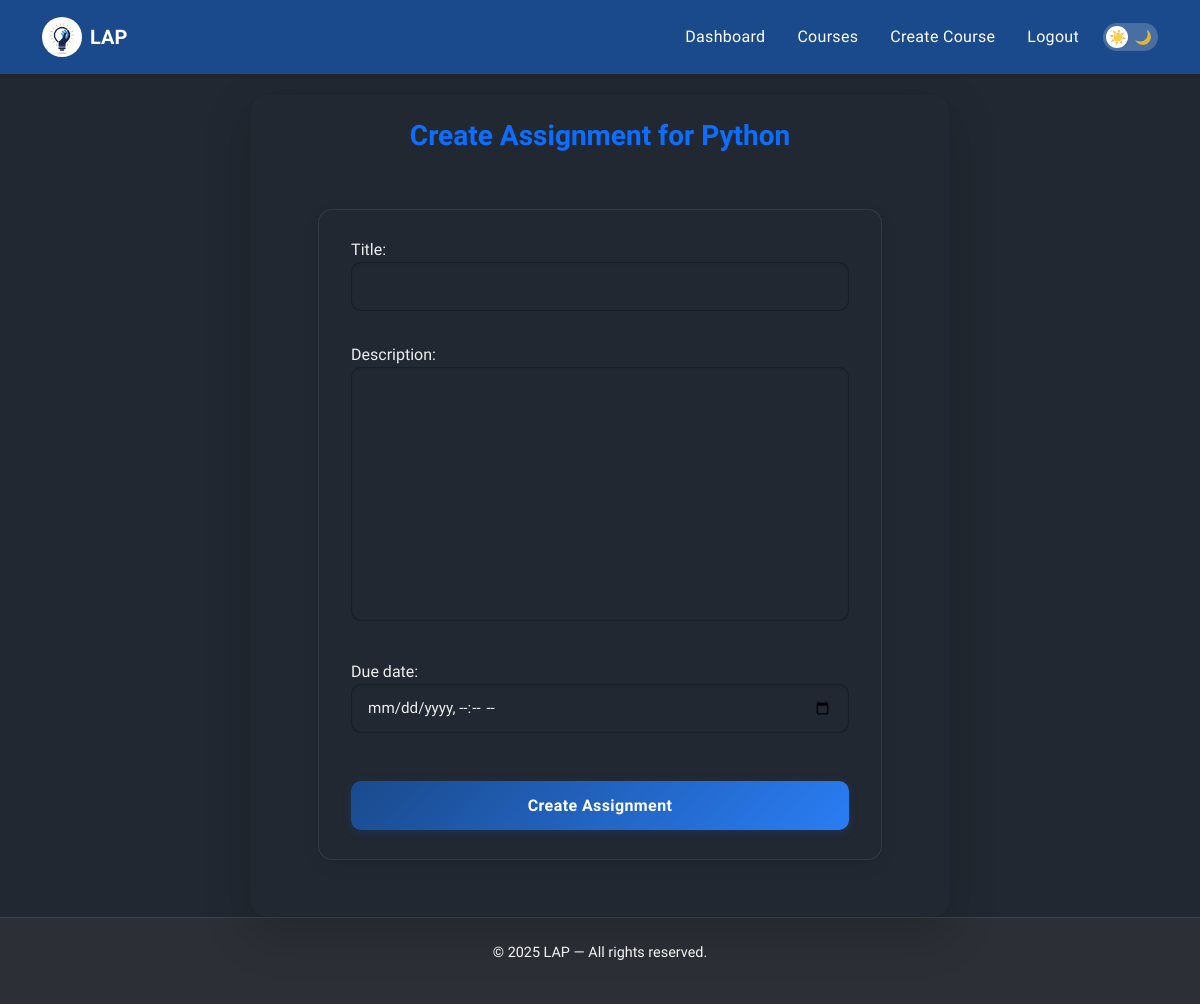
The page /courses/courses/2/assignments/create/ (signed in) on the database as committed earlier.
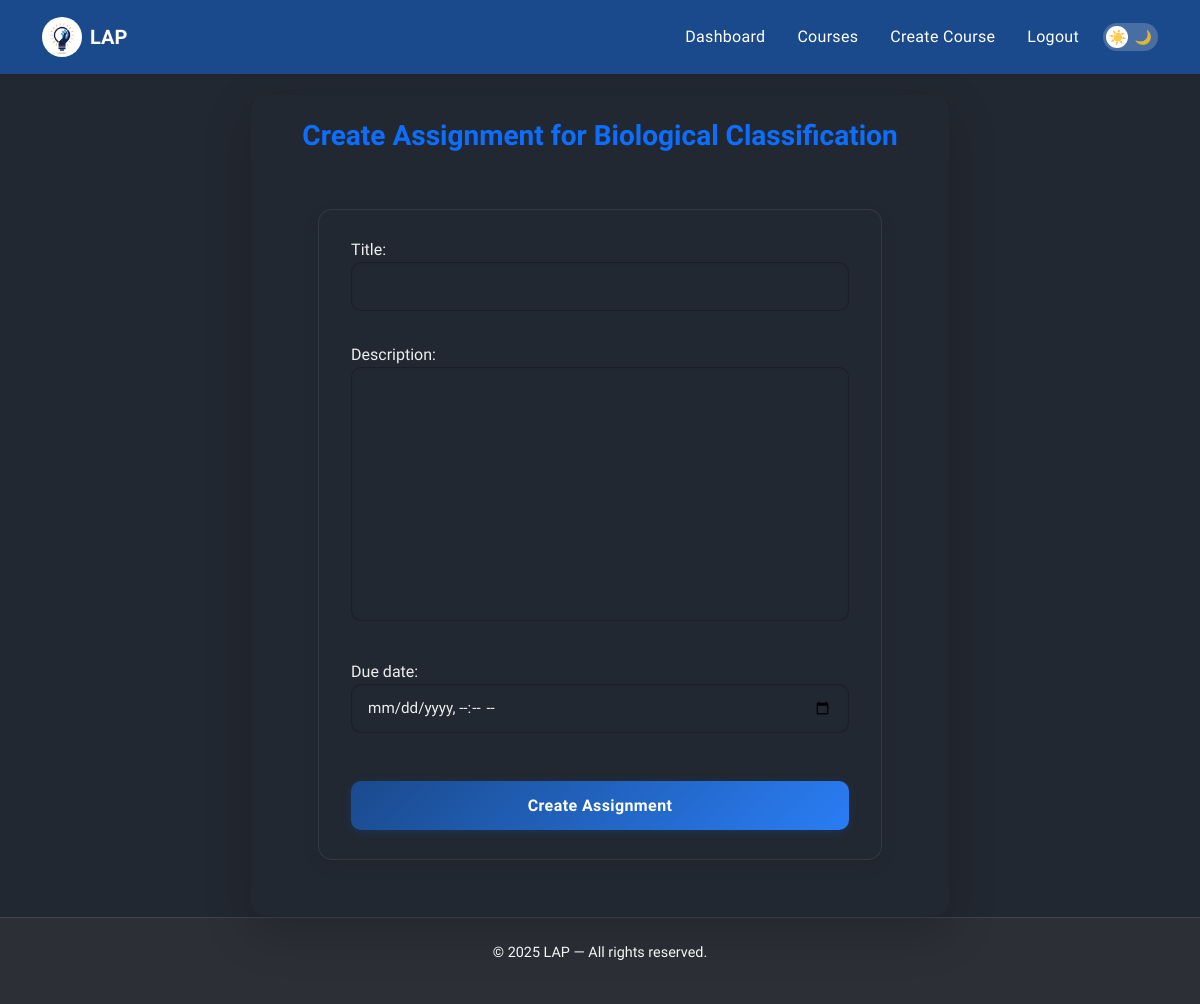
The same page on the database as committed later.
### courses/models.py (models this page shows, shortened)
class Course(models.Model):
    title = models.CharField(max_length=200)
    description = models.TextField()
    category = models.ForeignKey(Category, on_delete=models.SET_NULL, null=True, blank=True)
    created_by = models.ForeignKey(User, on_delete=models.CASCADE)
    created_at = models.DateTimeField(auto_now_add=True)

### courses/views.py (the view)
# urls.py: path('courses/<int:course_id>/assignments/create/', views.create_assignment, name='create_assignment'),
@login_required
def create_assignment(request, course_id):
    course = get_object_or_404(Course, id=course_id)
    if not request.user.profile.is_instructor or course.created_by != request.user:
        return HttpResponseForbidden("Only the instructor of this course can create assignments.")
    if request.method == 'POST':
        form = AssignmentForm(request.POST)
        if form.is_valid():
            assignment = form.save(commit=False)
            assignment.course = course
            assignment.created_by = request.user
            assignment.save()
            return redirect('course_detail', course_id=course.id)
    else:
        form = AssignmentForm()
    return render(request, 'assignments/create_assignment.html', {
        'form': form,
        'course': course,
        'page_title': 'Create Assignment'
    })

### courses/forms.py
class AssignmentForm(forms.ModelForm):
    class Meta:
        model = Assignment
        fields = ['title', 'description', 'due_date']
        widgets = {
            'due_date': forms.DateTimeInput(attrs={'type': 'datetime-local'}),
        }

### courses/context_processors.py (called while the page is built)
def categories(request):
    return {
        'categories': Category.objects.all()
    }

### templates/assignments/create_assignment.html (shortened to what this page needs)
{% extends 'base.html' %}
{% block content %}
<div class="form-page d-flex justify-content-center align-items-center">
    <div class="card form-card shadow-lg p-4">
        <h3 class="text-center mb-4 fw-semibold text-primary">
            Create Assignment for {{ course.title }}
        </h3>
        <form method="post" class="form-container">
            {{ form.as_p }}
            <button type="submit" class="btn submit-btn w-100 mt-3">Create Assignment</button>
        </form>
    </div>
</div>
{% endblock %}

Rows that differ between the two databases and show on the page:
changed Course: title "Python" → "Biological Classification"
